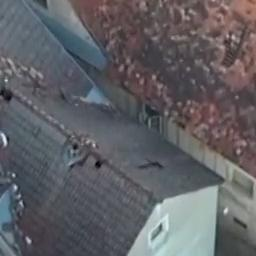
#> input picture train+val/train/Earthquake/E2 (11).jpg, 256 x 256 px, found by its file name; its folder holds only this picture in this run
$ python train_impaint_earthquake.py
#> lines starting #> are read from the running program, lines starting #| are printed output that depends on the picture; after the words box and inside, x2 and y2 are one past the last pixel; in counts of white or black regions, pixels touching at a corner belong together; long printed decimals are rounded
import cv2
import os
from skimage.metrics import structural_similarity as ssim
from skimage.metrics import peak_signal_noise_ratio as psnr

# Path to the directory containing original and corrupted images
original_dir = '/home/postman/dl_project_tanna/train+val/train/Earthquake/'
corrupted_dir = '/home/postman/dl_project_tanna/train+val/train/Earthquake_paired/'

# Path to save the processed images
output_dir = '/home/postman/dl_project_tanna/impainted_dataset/train/earthquake/'

# Create the output directory if it doesn't exist
if not os.path.exists(output_dir):
    os.makedirs(output_dir)

# List all files in the original directory
file_list = os.listdir(original_dir)

# Initialize lists to store SSIM and PSNR values
ssim_values = []
psnr_values = []

for file in file_list:
    original_path = os.path.join(original_dir, file)
    corrupted_path = os.path.join(corrupted_dir, file)

    if os.path.isfile(original_path) and os.path.isfile(corrupted_path):
        original_image = cv2.imread(original_path)
#> original_image is the input picture: shape (256, 256, 3); mean B, G, R 100.6, 96, 96.2
        corrupted_image = cv2.imread(corrupted_path)

        if original_image is not None and corrupted_image is not None:
            # Convert images to the required format (BGR to RGB)
            original_image = cv2.cvtColor(original_image, cv2.COLOR_BGR2RGB)
            corrupted_image = cv2.cvtColor(corrupted_image, cv2.COLOR_BGR2RGB)

            original_image = cv2.resize(original_image, (256, 256))
            corrupted_image = cv2.resize(corrupted_image, (256, 256))

            # Mask the black lines in the corrupted image
            mask = cv2.inRange(corrupted_image, (0, 0, 0), (10, 10, 10))  # Define the threshold for black
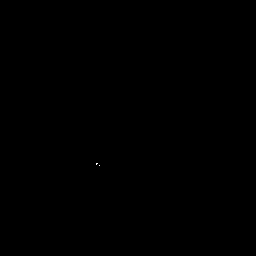
#> mask: shape (256, 256); 0.01% white in thin lines or dots, all inside (x1, y1, x2, y2) = (96, 163, 100, 166)
            corrupted_image[mask != 0] = original_image[mask != 0]  # Replace the black areas with original image data

            # Use DeepFill v1 model to inpaint the corrupted areas #this model internally uses GANs
            result = cv2.inpaint(corrupted_image, (mask/255).astype('uint8'), inpaintRadius=3, flags=cv2.INPAINT_TELEA)

            # Calculate SSIM
            ssim_score = ssim(cv2.cvtColor(original_image, cv2.COLOR_RGB2GRAY),
                              cv2.cvtColor(result, cv2.COLOR_RGB2GRAY))
#> ssim_score = 1
            ssim_values.append(ssim_score)

            # Calculate PSNR
            psnr_score = psnr(original_image, result)
#> psnr_score = 59.02
            psnr_values.append(psnr_score)

            # Save the resulting image
            output_path = os.path.join(output_dir, file)
            cv2.imwrite(output_path, cv2.cvtColor(result, cv2.COLOR_RGB2BGR))

# Calculate average SSIM and PSNR values
avg_ssim = sum(ssim_values) / len(ssim_values)
#> avg_ssim = 1
avg_psnr = sum(psnr_values) / len(psnr_values)
#> avg_psnr = 59.02

print("Average SSIM:", avg_ssim)
#| Average SSIM: 1
print("Average PSNR:", avg_psnr)
#| Average PSNR: 59.018
print("Image processing complete. Check the output directory for the processed images.")

$ run again, on train+val/train/Earthquake/E5_Radhika_179.png
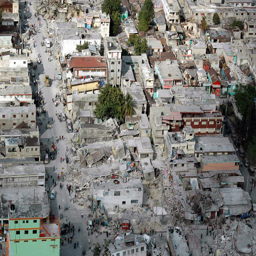
#> input picture train+val/train/Earthquake/E5_Radhika_179.png, 256 x 256 px, found by its file name
#> original_image is the input picture: shape (256, 256, 3); mean B, G, R 120, 124.5, 125.7
#> `mask = cv2.inRange(corrupted_image, (0, 0, 0), (10, 10, 10))`:
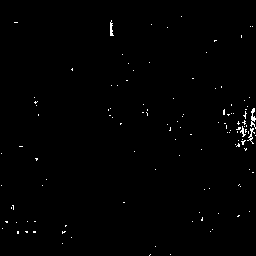
#> mask: shape (256, 256); 0.68% white in thin lines or dots
#> ssim_score = 0.994
#> psnr_score = 36.5
#> `cv2.imwrite(output_path, cv2.cvtColor(result, cv2.COLOR_RGB2BGR))`:
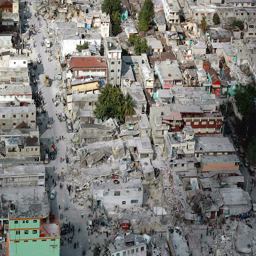
#> saved as E5_Radhika_179.png: shape (256, 256, 3); mean B, G, R 120.3, 124.8, 126
#> avg_ssim = 0.994
#> avg_psnr = 36.5
#| Average SSIM: 0.9944
#| Average PSNR: 36.498
